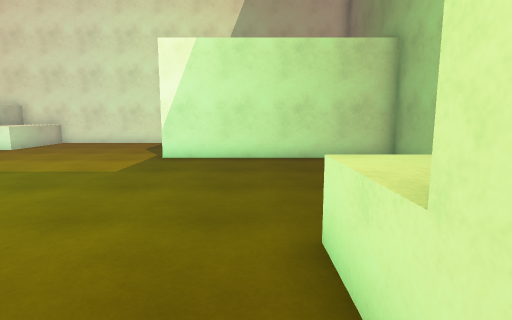
View 1 (above)

14 first-person views from a walk through a 3-D level made in the Unity game engine. The camera is 1.4 m above the floor, tilts 8° down and sees 80° across. The floor is counted in squares, 1 m on a side. Each view is taken from the middle of a square. On the plan, view 1 faces up. The plan holds only what a view shows up to about 14 squares ahead; the rest is blank. The player character is not drawn.

View 2
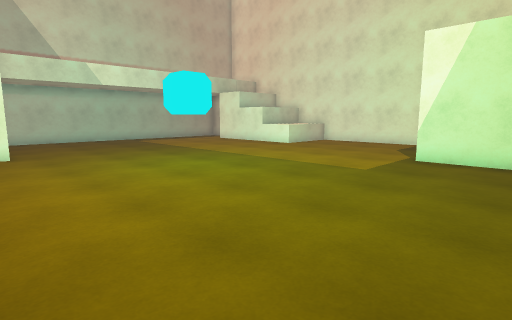

View 3
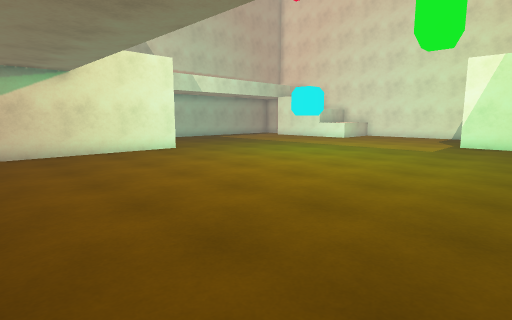

View 4
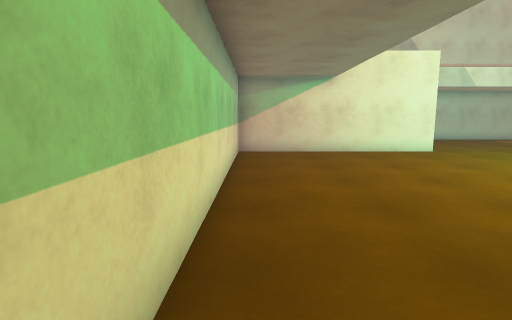

View 5
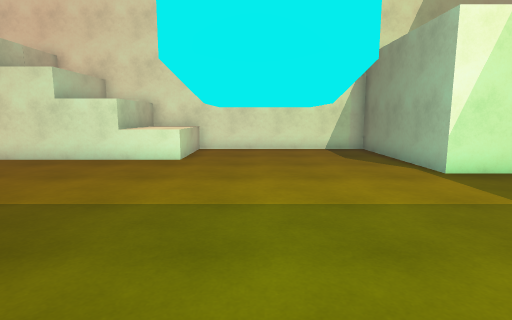

View 6
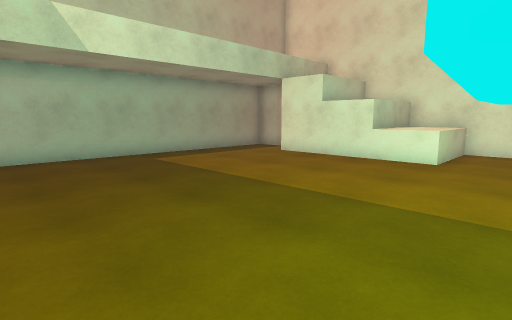

View 7
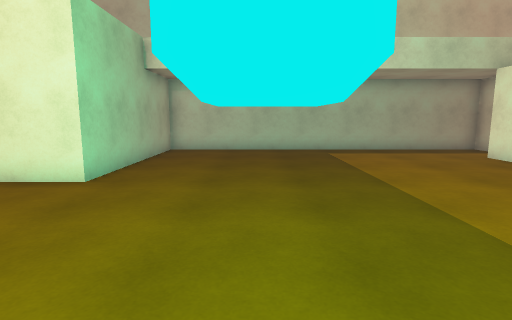

View 8
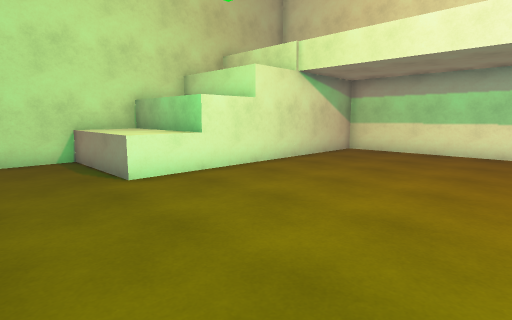

View 9
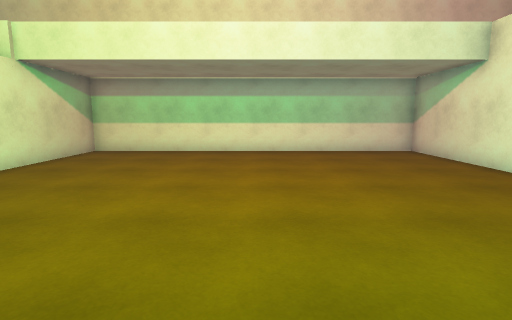

View 10
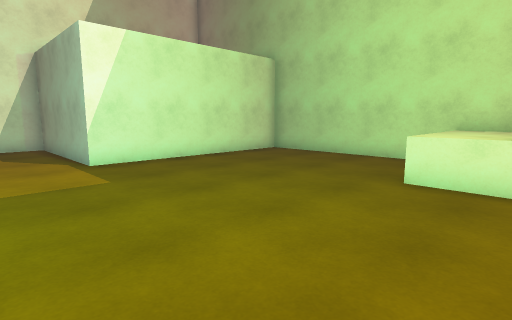

View 11
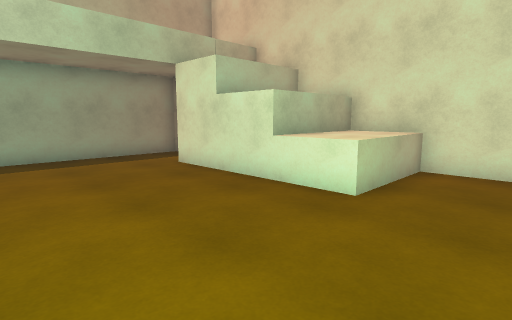

View 12
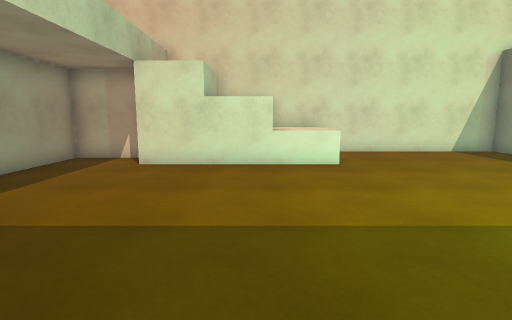

View 13
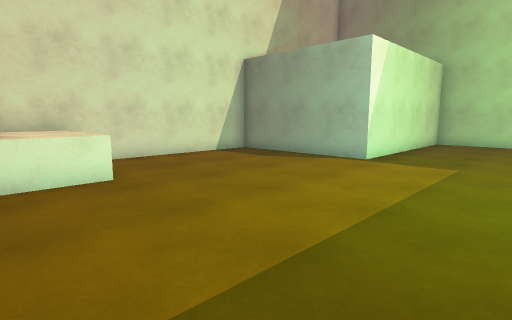

View 14
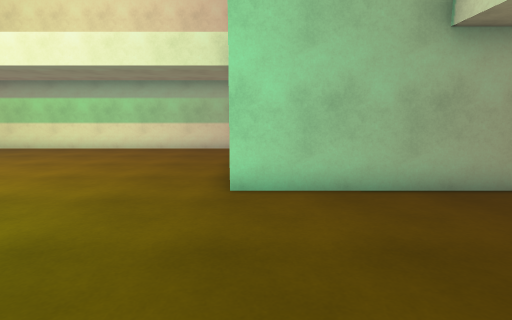

### Floor plan
Key: @ floor where view 1 was taken; # wall or solid block; . floor; ^ raised ledge.
Columns run from 19 left of view 1 to 5 right of it. Each row starts with its distance up from view 1.
 17       ###########
 16       #^^.......#
 15 ###   #^^.......#
 14 #..   #^^.......#
 13 #..####^^.......#
 12 #...............#
 11 #...............#########
 10 #.......................#
  9 #.......................#
  8 #.......................#
  7 #.......................#
  6 #.......................#
  5 #..........#............#
  4 #.......................#
  3 #...................^^^^#
  2 #...................^^^^#
  1 #######.............#####
  0       #............@#
 -1       #.............#
 -2       #.............#
 -3       #.............#
 -4       #.............#
 -5       #.............#
 -6       #.............#
 -7       ###############

Where each view was taken, in squares from view 1:
view 1: 0 up, 0 right, facing up
view 2: 0 up, 0 right, facing up-left
view 3: 6 down, 0 right, facing up-left
view 4: 6 down, 0 right, facing left
view 5: 3 up, 8 left, facing up
view 6: 3 up, 8 left, facing up-left
view 7: 5 up, 6 left, facing left
view 8: 6 up, 6 left, facing down-right
view 9: 6 up, 6 left, facing down
view 10: 1 up, 6 left, facing up-right
view 11: 8 up, 8 left, facing up-left
view 12: 4 up, 13 left, facing up
view 13: 6 up, 13 left, facing up-right
view 14: 7 up, 13 left, facing down
